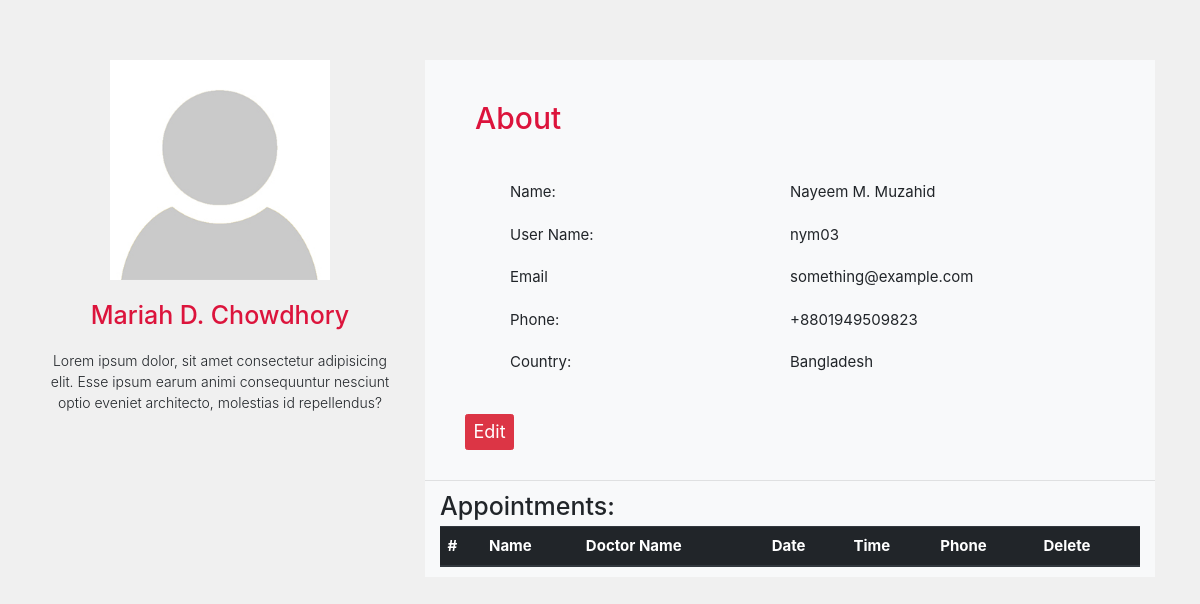
Page /userProfile.php (signed in) on the earlier database version.
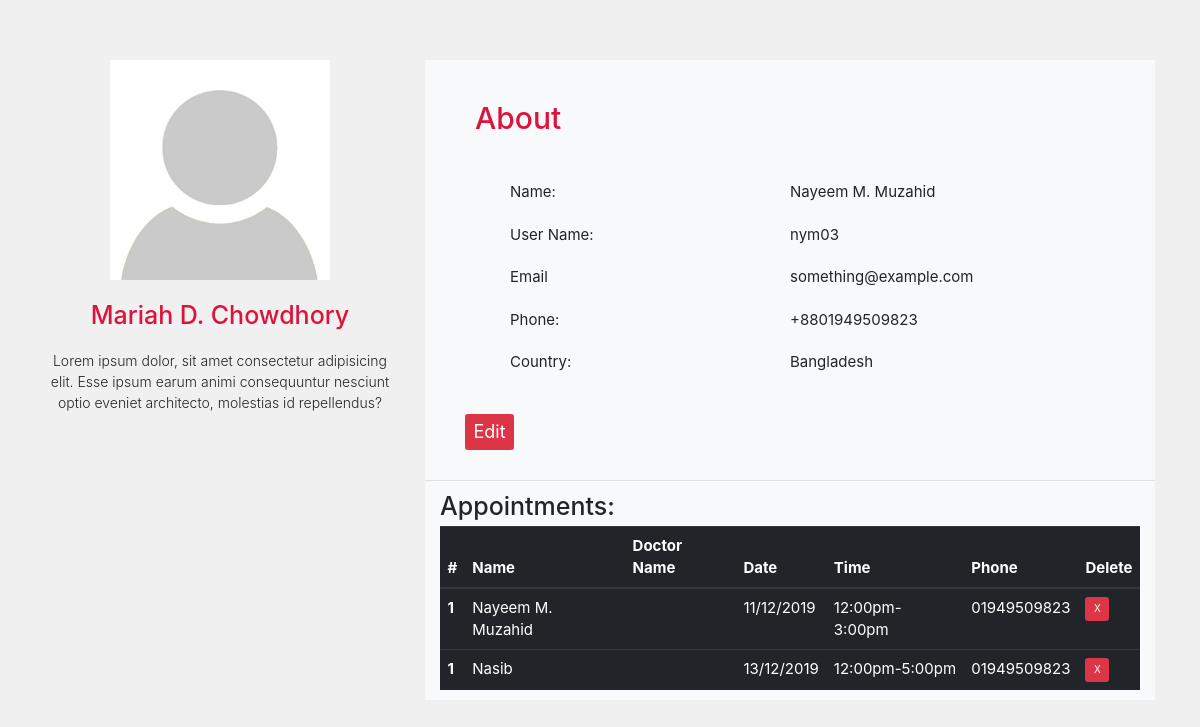
Same page on the later database version.
### tables this page shows
CREATE TABLE `users` (
  `userID` int(255) NOT NULL,
  `userFullName` varchar(255) NOT NULL,
  `userName` varchar(255) NOT NULL,
  `userEmail` varchar(255) NOT NULL,
  `userPassword` varchar(255) NOT NULL
);

CREATE TABLE `appointment` (
  `ID` int(255) NOT NULL,
  `user_fullname` varchar(255) NOT NULL,
  `doc_Name` varchar(255) NOT NULL,
  `docDate` varchar(255) NOT NULL,
  `docTime` varchar(255) NOT NULL,
  `userEmail` varchar(255) NOT NULL,
  `userPhone` varchar(255) NOT NULL,
  `userDescription` varchar(255) NOT NULL,
  `userID` int(255) NOT NULL,
  `doc_ID` int(255) NOT NULL
);

### userProfile.php (the view, shortened to what this page needs)
<?php
require 'includes/dbh.inc.php';
if(isset($_SESSION['username'])==true){
    $userID = $_SESSION['username'];
$query = "SELECT * from users WHERE username ='$userID'; ";
$result3 = mysqli_query($conn,$query);
$row = mysqli_fetch_array($result3);
$id = $row['userID'];
$query2 = "SELECT * from appointment where userID=$id";
$result4 = mysqli_query($conn,$query2);
$userQuery = "SELECT * FROM users where userID=$id";
if($userResult = mysqli_query($conn,$userQuery)){
    $userRow = mysqli_fetch_assoc($userResult);
?>
<!DOCTYPE html>
<html lang="en">
<head>
    <link rel="stylesheet" href="css/all.min.css" />
    <link rel="stylesheet" href="css/bootstrap.min.css" />
    <link rel="stylesheet" href="css/owl.carousel.css" />
    <link rel="stylesheet" href="css/owl.theme.default.min.css" />
    <link rel="stylesheet" href="css/index.css" />
    <link rel="stylesheet" href="css/index1Res.css" />
    <link rel="stylesheet" href="css/userProfile.css">
</head>
<body>
    <section class="users">
        <div class="container">
            <div class="row mt-5 pt-5">
                <div class="col-md-4 ">
                    <div class="userImg text-sm-center text-center">
                        <img src="img/author.jpg" alt="user">
                        <h4>Mariah D. Chowdhory</h4>
                        <p class="lead mb-5">Lorem ipsum dolor, sit amet consectetur adipisicing elit. Esse ipsum earum animi consequuntur nesciunt optio eveniet architecto, molestias id repellendus?</p>
                    </div>
                </div>
                <div class="col-md-8">
                    <div class="userProfile bg-light">
                        <div class="row ">
                            <div class="col-md-12 ">
                                <h4 class="aboutHeader">About</h4>
                                <div class="userProfileInfo">
                                   <div class="row">
                                       <div class="col-md-6 col-sm-6 col-6 userProfileInfoMargin1">
                                           <div class="userProfileTag">
                                                <p class="userFullName">Name:
                                                        </p>
                                                <p class="userName">User Name:</p>
                                                <p class="userEmail">Email </p>
                                                <p class="userPhone">Phone: </p>
                                                <p class="userPhone">
                                                    Country:
                                                </p>
                                           </div>
                                       </div>
                                       <div class="col-md-6 col-sm-6 col-6 userProfileInfoMargin2">
                                           <div class="userProfileTagValue">
                                                <p class="userFullName"><?php echo $userRow['userFullName'] ?>
                                                    </p>
                                            <p class="userName"><?php echo $userRow['userName'] ?></p>
                                            <p class="userEmail"><?php echo $userRow['userEmail'] ?></p>
                                            <p class="userPhone">+8801949509823 </p>
                                            <p class="userPhone">
                                                    Bangladesh
                                                </p>
                                           </div>
                                       </div>
                                   </div>
                                   <div class="edit">
                                        <a href="#" class="btn btn-danger editButton">Edit</a>
                                   </div>
                                    <hr>
<?php } ?>
                                </div>
                                <div class="col-md-12">
                                    <h1>Appointments: </h1>
                                    <table class="table tableInfo table-dark">
                                            <thead>
                                                <tr>
                                                <th scope="col">#</th>
                                                <th scope="col">Name</th>
                                                <th scope="col">Doctor Name</th>
                                                <th scope="col">Date</th>
                                                <th scope="col">Time</th>
                                                <th scope="col">Phone</th>
                                                <th scope="col">Delete</th>
                                                </tr>
                                            </thead>
                                            <tbody>
                                                <?php while($rowCount = mysqli_fetch_array($result4)) { ?>
                                                <tr>
                                                    <th scope="row">1</th>
                                                    <td><?php echo $rowCount['user_fullname'] ?></td>
                                                    <td><?php echo $rowCount['doc_Name'] ?></td>
                                                    <td><?php echo $rowCount['docDate'] ?></td>
                                                    <td><?php echo $rowCount['docTime'] ?></td>
                                                    <td><?php echo $rowCount['userPhone'] ?></td>
                                                    <td><a href="#" class="btn btn-danger">X</a></td>
                                                </tr>
                                                <?php } ?>
                                            </tbody>
                                            </table>
                                </div>
                            </div>
                        </div>
                    </div>
                </div>
            </div>
        </div>
<?php } ?>
    </section>
</body>
</html>

### css/index.css (style rules this page uses)
body { margin: 0; padding: 0; }

### css/userProfile.css (style rules this page uses)
body { padding: 0; margin: 0; background-color: #F0F0F0; }
html { font-size: 10px; }
.userImg img { width: 22rem; height: 22rem; }
.userImg h4 { font-size: 2.5rem; margin: 2rem 0; color: crimson; }
.userImg p { font-size: 1.4rem; }
.userProfileInfoMargin1 { padding-left: 10rem; }
.userProfileInfoMargin2 { padding-left: 0rem; }
.userProfile .aboutHeader { font-size: 3rem; padding: 4rem 0 2rem 5rem; color: crimson; }
.userProfileInfo .userFullName { font-size: 1.5rem; margin: 2rem 0; }
.userProfileInfo .userName { font-size: 1.5rem; margin-bottom: 2rem; }
.userProfileInfo .userEmail { font-size: 1.5rem; margin-bottom: 2rem; }
.userProfileInfo .userPhone { font-size: 1.5rem; margin-bottom: 2rem; }
.edit .editButton { display: inline-block; margin: 2rem 0 2rem 4rem; font-size: 1.8rem; }
.tableInfo { font-size: 1.5rem; }

Differences in the rows shown:
added appointment: user_fullname "Nayeem M. Muzahid", docDate "11/12/2019", docTime "12:00pm-3:00pm", userPhone "01949509823"
added appointment: user_fullname "Nasib", docDate "13/12/2019", docTime "12:00pm-5:00pm", userPhone "01949509823"
